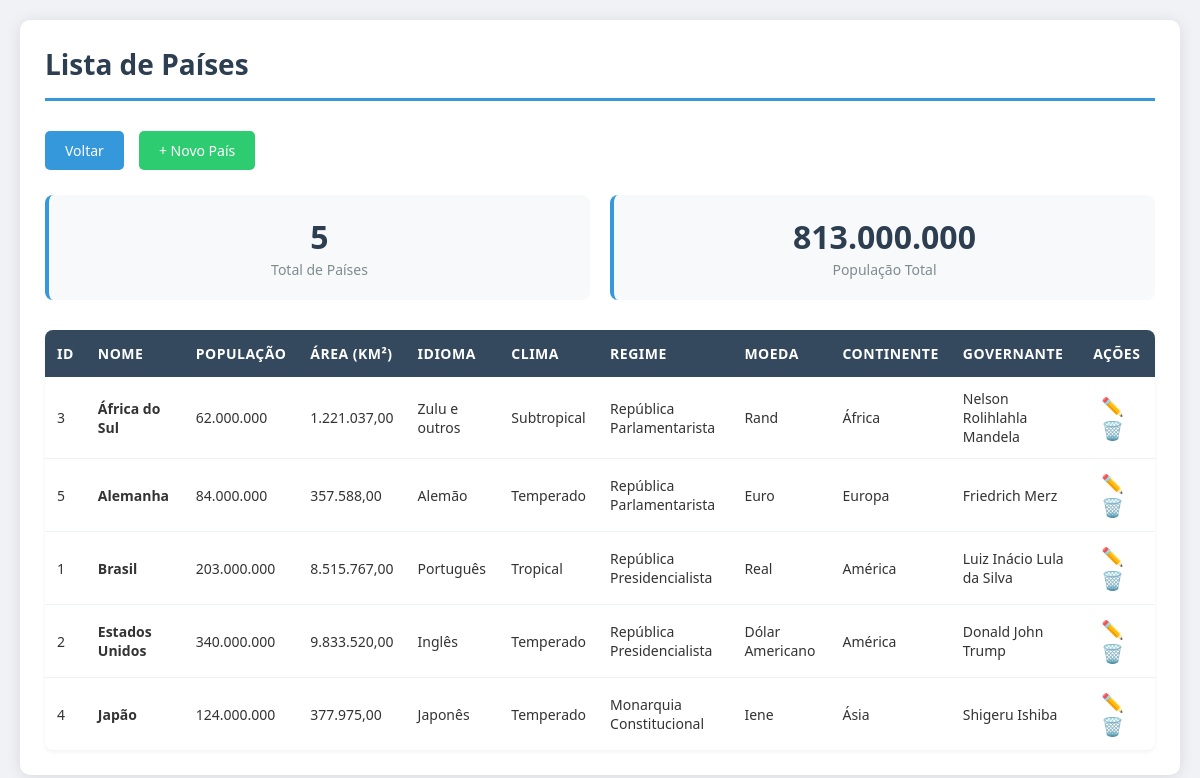
The app's page /paises/listar.php with its own data.
### tables this page shows
CREATE TABLE Paises(
	pk_pais INT PRIMARY KEY AUTO_INCREMENT,
	nome VARCHAR(90) NOT NULL UNIQUE,
    populacao BIGINT NOT NULL,
    area DECIMAL(15,2) NOT NULL,
    idioma VARCHAR(45) NOT NULL,
    clima VARCHAR(90) NOT NULL,
    regime_politico VARCHAR(90) NOT NULL,
    moeda VARCHAR(45) NOT NULL,
    fk_governante INT NOT NULL,
    fk_continente INT NOT NULL,
    FOREIGN KEY (fk_governante) REFERENCES Governantes(pk_governante),
    FOREIGN KEY (fk_continente) REFERENCES Continentes(pk_continente)
);

CREATE TABLE Continentes(
	pk_continente INT PRIMARY KEY AUTO_INCREMENT,
    nome VARCHAR(90) NOT NULL UNIQUE,
    populacao BIGINT NOT NULL,
    area DECIMAL(15,2) NOT NULL,
    total_paises INT NOT NULL
);

CREATE TABLE Governantes(
	pk_governante INT PRIMARY KEY AUTO_INCREMENT,
    nome VARCHAR(90) NOT NULL,
    partido_politico VARCHAR(90) NOT NULL,
    dt_nascimento DATE NOT NULL,
    idade TINYINT NOT NULL,
    dt_inicio_mandato DATE NOT NULL,
    dt_fim_mandato DATE NOT NULL
);

### paises/listar.php (the view, shortened to what this page needs)
<?php
include '../config.php';
$stmt = $pdo->query("SELECT p.*, c.nome as continente, g.nome as governante
                     FROM Paises p
                     JOIN Continentes c ON p.fk_continente = c.pk_continente
                     JOIN Governantes g ON p.fk_governante = g.pk_governante
                     ORDER BY p.nome");
$paises = $stmt->fetchAll();
?>
<!DOCTYPE html>
<html lang="pt-BR">
<head>
    <link rel="stylesheet" href="../style.css">
</head>
<body>
    <div class="container fade-in">
        <h1>Lista de Países</h1>
        <div class="actions">
            <a href="../index.php" class="btn">Voltar</a>
            <a href="criar.php" class="btn btn-success">+ Novo País</a>
        </div>
        <div class="stats">
            <div class="stat-card">
                <span class="number"><?= count($paises) ?></span>
                <span class="label">Total de Países</span>
            </div>
            <div class="stat-card">
                <span class="number">
                    <?php
                    $totalPop = array_sum(array_column($paises, 'populacao'));
                    echo number_format($totalPop, 0, ',', '.');
                    ?>
                </span>
                <span class="label">População Total</span>
            </div>
        </div>
        <table>
            <thead>
                <tr>
                    <th>ID</th>
                    <th>Nome</th>
                    <th>População</th>
                    <th>Área (km²)</th>
                    <th>Idioma</th>
                    <th>Clima</th>
                    <th>Regime</th>
                    <th>Moeda</th>
                    <th>Continente</th>
                    <th>Governante</th>
                    <th>Ações</th>
                </tr>
            </thead>
            <tbody>
                <?php if(count($paises) > 0): ?>
                    <?php foreach($paises as $p): ?>
                    <tr>
                        <td><?= $p['pk_pais'] ?></td>
                        <td><strong><?= htmlspecialchars($p['nome']) ?></strong></td>
                        <td><?= number_format($p['populacao'], 0, ',', '.') ?></td>
                        <td><?= number_format($p['area'], 2, ',', '.') ?></td>
                        <td><?= htmlspecialchars($p['idioma']) ?></td>
                        <td><?= htmlspecialchars($p['clima']) ?></td>
                        <td><?= htmlspecialchars($p['regime_politico']) ?></td>
                        <td><?= htmlspecialchars($p['moeda']) ?></td>
                        <td><?= htmlspecialchars($p['continente']) ?></td>
                        <td><?= htmlspecialchars($p['governante']) ?></td>
                        <td>
                            <a href="editar.php?id=<?= $p['pk_pais'] ?>" class="btn-edit" title="Editar">✏️</a>
                            <a href="excluir.php?id=<?= $p['pk_pais'] ?>" class="btn-delete" title="Excluir" onclick="return confirmarExclusao('país')">🗑️</a>
                        </td>
                    </tr>
                    <?php endforeach; ?>
                <?php endif; ?>
            </tbody>
        </table>
    </div>
</body>
</html>

### style.css (style rules this page uses)
* { margin: 0; padding: 0; box-sizing: border-box; }
body { font-family: 'Segoe UI', Tahoma, Geneva, Verdana, sans-serif; background: #f0f2f5; padding: 20px; color: #333; }
.container { max-width: 1200px; margin: 0 auto; background: white; padding: 25px; border-radius: 10px; box-shadow: 0 2px 15px rgba(0, 0, 0, 0.1); }
h1 { color: #2c3e50; margin-bottom: 25px; padding-bottom: 15px; border-bottom: 3px solid #3498db; font-size: 28px; }
.actions { display: flex; gap: 10px; margin-bottom: 20px; flex-wrap: wrap; }
.btn { display: inline-block; padding: 10px 20px; margin: 5px 5px 5px 0; background: #3498db; color: white; text-decoration: none; border-radius: 5px; border: none; cursor: pointer; font-size: 14px; transition: all 0.3s ease; font-weight: 500; }
.btn-success { background: #2ecc71; }
.btn-edit { color: #3498db; text-decoration: none; padding: 5px 8px; font-size: 18px; transition: all 0.3s; }
.btn-delete { color: #e74c3c; text-decoration: none; padding: 5px 8px; font-size: 18px; transition: all 0.3s; }
table { width: 100%; border-collapse: collapse; margin-top: 20px; background: white; box-shadow: 0 2px 4px rgba(0, 0, 0, 0.05); border-radius: 8px; overflow: hidden; }
thead { background: #34495e; color: white; }
th { padding: 14px 12px; text-align: left; font-weight: 600; font-size: 14px; text-transform: uppercase; letter-spacing: 0.5px; }
td { padding: 12px; border-bottom: 1px solid #ecf0f1; font-size: 14px; }
tbody tr:last-child td { border-bottom: none; }
.stats { display: grid; grid-template-columns: repeat(auto-fit, minmax(200px, 1fr)); gap: 20px; margin-bottom: 30px; }
.stat-card { background: #f8f9fa; padding: 20px; border-radius: 8px; text-align: center; border-left: 4px solid #3498db; }
.stat-card .number { font-size: 32px; font-weight: 700; color: #2c3e50; display: block; }
.stat-card .label { font-size: 14px; color: #7f8c8d; margin-top: 5px; }
.fade-in { animation: fadeIn 0.3s ease; }

### records on screen
paises: pk_pais "3", nome "África do Sul", populacao "62.000.000", area "1.221.037,00", idioma "Zulu e outros", clima "Subtropical", regime_politico "República Parlamentarista", moeda "Rand", fk_continente.nome "África", fk_governante.nome "Nelson Rolihlahla Mandela"
paises: pk_pais "5", nome "Alemanha", populacao "84.000.000", area "357.588,00", idioma "Alemão", clima "Temperado", regime_politico "República Parlamentarista", moeda "Euro", fk_continente.nome "Europa", fk_governante.nome "Friedrich Merz"
paises: pk_pais "1", nome "Brasil", populacao "203.000.000", area "8.515.767,00", idioma "Português", clima "Tropical", regime_politico "República Presidencialista", moeda "Real", fk_continente.nome "América", fk_governante.nome "Luiz Inácio Lula da Silva"
paises: pk_pais "2", nome "Estados Unidos", populacao "340.000.000", area "9.833.520,00", idioma "Inglês", clima "Temperado", regime_politico "República Presidencialista", moeda "Dólar Americano", fk_continente.nome "América", fk_governante.nome "Donald John Trump"
paises: pk_pais "4", nome "Japão", populacao "124.000.000", area "377.975,00", idioma "Japonês", clima "Temperado", regime_politico "Monarquia Constitucional", moeda "Iene", fk_continente.nome "Ásia", fk_governante.nome "Shigeru Ishiba"

### other values on screen
count($paises) "5"
$totalPop "813.000.000"
